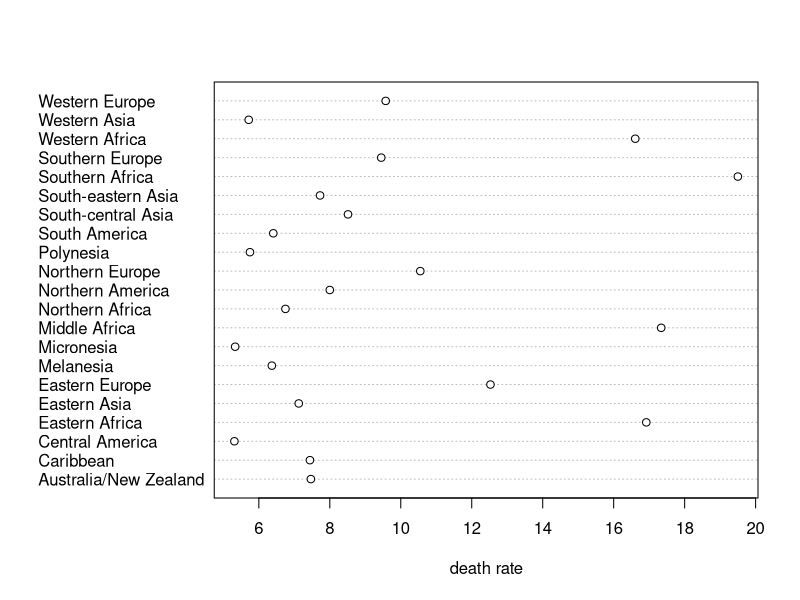

Reproduce this figure in R.
who <- read.csv('who.by.continents.and.regions.txt',
  sep = '\t')
m.region <- tapply(who$dr, who$region, mean, na.rm = TRUE)
dotchart(m.region, xlab = 'death rate')
